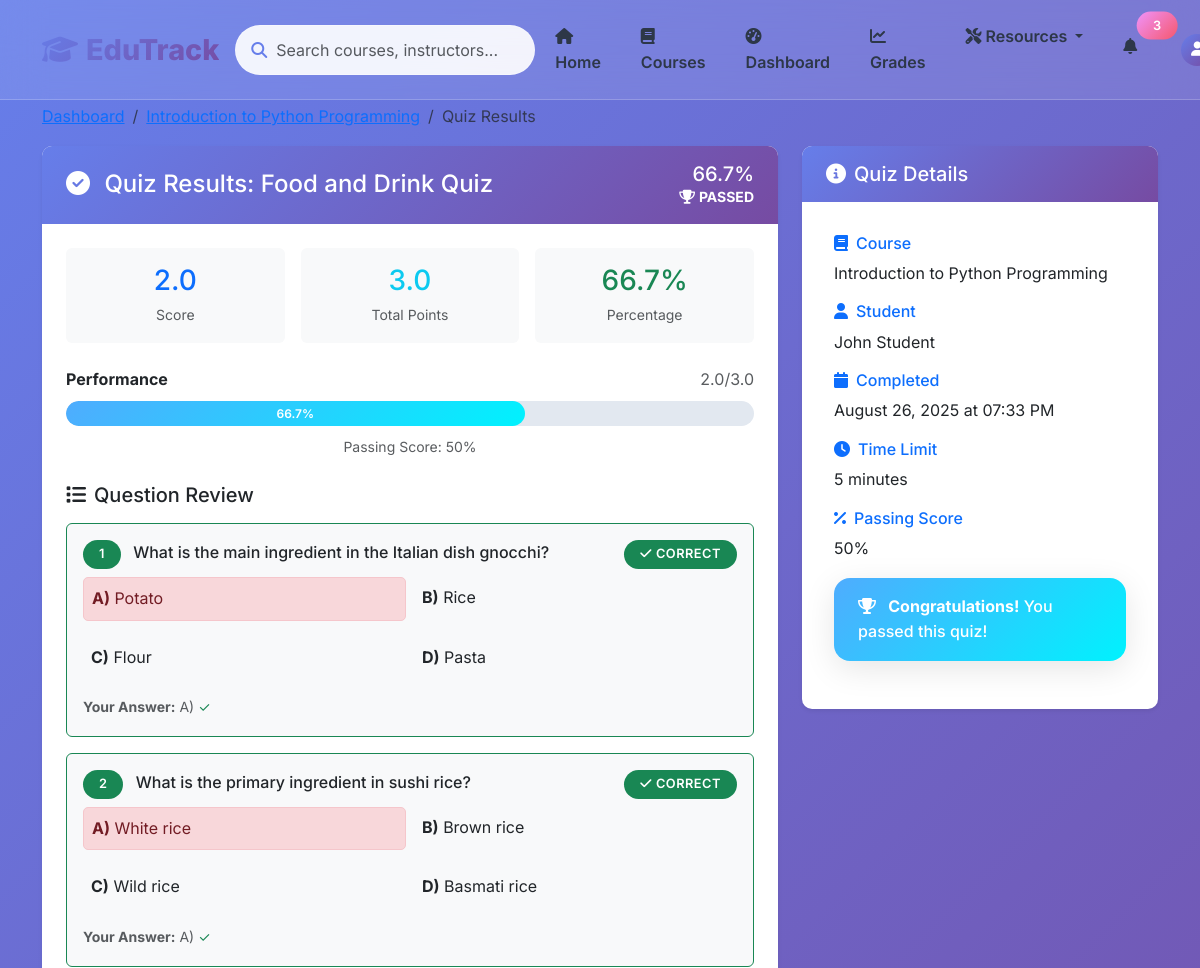
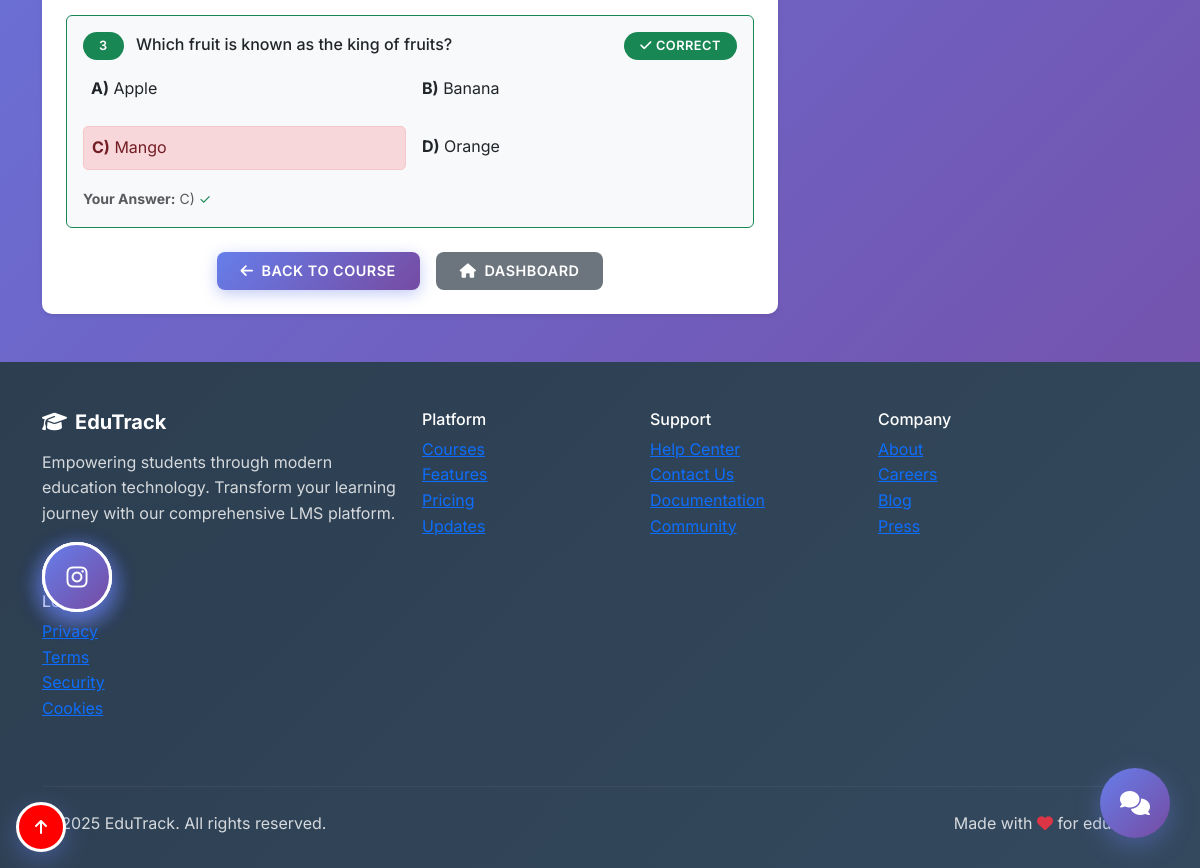
The app's page /quiz/results/1 (signed in) with its own data (2 pictures, top to bottom).
### models.py (models this page shows, shortened)
class Course(db.Model):
    __tablename__ = 'course'
    id = db.Column(db.Integer, primary_key=True)
    title = db.Column(db.String(200), nullable=False)
    description = db.Column(db.Text, nullable=False)
    instructor = db.Column(db.String(100), nullable=False)
    instructor_id = db.Column(db.Integer, db.ForeignKey('user.id'))  # Link to teacher
    duration_weeks = db.Column(db.Integer, nullable=False)
    difficulty = db.Column(db.String(20), nullable=False)  # Beginner, Intermediate, Advanced
    max_students = db.Column(db.Integer, default=30)
    created_at = db.Column(db.DateTime, default=datetime.utcnow)
    enrollments = db.relationship('Enrollment', backref='course', lazy=True)
    grades = db.relationship('Grade', backref='course', lazy=True)
    materials = db.relationship('CourseMaterial', backref='course', lazy=True)
    announcements = db.relationship('Announcement', backref='course', lazy=True)
    assignments = db.relationship('Assignment', backref='course', lazy=True)
    quizzes = db.relationship('Quiz', backref='course', lazy=True, cascade='all, delete-orphan')

class QuizAttempt(db.Model):
    __tablename__ = 'quiz_attempt'
    id = db.Column(db.Integer, primary_key=True)
    quiz_id = db.Column(db.Integer, db.ForeignKey('quiz.id'), nullable=False)
    user_id = db.Column(db.Integer, db.ForeignKey('user.id'), nullable=False)
    score = db.Column(db.Float, default=0.0)
    max_score = db.Column(db.Float, default=0.0)
    percentage = db.Column(db.Float, default=0.0)
    passed = db.Column(db.Boolean, default=False)
    started_at = db.Column(db.DateTime, default=datetime.utcnow)
    completed_at = db.Column(db.DateTime)
    user = db.relationship('User', backref='quiz_attempts', lazy=True)
    answers = db.relationship('QuizAnswer', backref='attempt', lazy=True, cascade='all, delete-orphan')

class Quiz(db.Model):
    __tablename__ = 'quiz'
    id = db.Column(db.Integer, primary_key=True)
    title = db.Column(db.String(200), nullable=False)
    description = db.Column(db.Text)
    course_id = db.Column(db.Integer, db.ForeignKey('course.id'), nullable=False)
    time_limit_minutes = db.Column(db.Integer, default=30)
    passing_score = db.Column(db.Integer, default=70)
    is_active = db.Column(db.Boolean, default=True)
    created_at = db.Column(db.DateTime, default=datetime.utcnow)
    questions = db.relationship('QuizQuestion', backref='quiz', lazy=True, cascade='all, delete-orphan')
    attempts = db.relationship('QuizAttempt', backref='quiz', lazy=True, cascade='all, delete-orphan')

class QuizAnswer(db.Model):
    __tablename__ = 'quiz_answer'
    id = db.Column(db.Integer, primary_key=True)
    attempt_id = db.Column(db.Integer, db.ForeignKey('quiz_attempt.id'), nullable=False)
    question_id = db.Column(db.Integer, db.ForeignKey('quiz_question.id'), nullable=False)
    selected_answer = db.Column(db.String(1), nullable=False)  # A, B, C, or D
    is_correct = db.Column(db.Boolean, default=False)
    points_earned = db.Column(db.Float, default=0.0)
    question = db.relationship('QuizQuestion', backref='answers', lazy=True)

class QuizQuestion(db.Model):
    __tablename__ = 'quiz_question'
    id = db.Column(db.Integer, primary_key=True)
    quiz_id = db.Column(db.Integer, db.ForeignKey('quiz.id'), nullable=False)
    question_text = db.Column(db.Text, nullable=False)
    option_a = db.Column(db.String(200), nullable=False)
    option_b = db.Column(db.String(200), nullable=False)
    option_c = db.Column(db.String(200), nullable=False)
    option_d = db.Column(db.String(200), nullable=False)
    correct_answer = db.Column(db.String(1), nullable=False)  # A, B, C, or D
    points = db.Column(db.Integer, default=1)
    order_num = db.Column(db.Integer, default=0)

class User(db.Model):
    __tablename__ = 'user'
    id = db.Column(db.Integer, primary_key=True)
    username = db.Column(db.String(64), unique=True, nullable=False)
    email = db.Column(db.String(120), unique=True, nullable=False)
    first_name = db.Column(db.String(50), nullable=False)
    last_name = db.Column(db.String(50), nullable=False)
    password_hash = db.Column(db.String(256), nullable=False)
    role = db.Column(db.String(20), default='student')  # student, teacher, admin
    created_at = db.Column(db.DateTime, default=datetime.utcnow)
    enrollments = db.relationship('Enrollment', backref='student', lazy=True)
    grades = db.relationship('Grade', backref='student', lazy=True)
    submissions = db.relationship('AssignmentSubmission',
                                foreign_keys='AssignmentSubmission.user_id',
                                backref='student', lazy=True)
    graded_submissions = db.relationship('AssignmentSubmission',
                                       foreign_keys='AssignmentSubmission.graded_by',
                                       backref='grader', lazy=True)
    study_progress = db.relationship('StudyProgress', backref='student', lazy=True)

### routes.py (the view)
def quiz_results(attempt_id):
    if 'user_id' not in session:
        flash('Please log in to view quiz results', 'warning')
        return redirect(url_for('login'))
    user = User.query.get(session['user_id'])
    if not user:
        flash('Please log in to view quiz results', 'warning')
        return redirect(url_for('login'))
    attempt = QuizAttempt.query.get_or_404(attempt_id)
    if attempt.user_id != user.id:
        course = Course.query.get(attempt.quiz.course_id)
        if not course or course.instructor_id != user.id:
            flash('You can only view your own quiz results', 'danger')
            return redirect(url_for('dashboard'))
    return render_template('quiz_results.html', attempt=attempt)

### templates/quiz_results.html (shortened to what this page needs)
{% extends "base.html" %}
{% block content %}
<div class="container mt-4">
    <nav aria-label="breadcrumb">
        <ol class="breadcrumb">
            <li class="breadcrumb-item"><a href="{{ url_for('dashboard') }}">Dashboard</a></li>
            <li class="breadcrumb-item"><a href="{{ url_for('course_detail', course_id=attempt.quiz.course.id) }}">{{ attempt.quiz.course.title }}</a></li>
            <li class="breadcrumb-item active">Quiz Results</li>
        </ol>
    </nav>
    <div class="row">
        <div class="col-lg-8">
            <div class="card border-0 shadow-sm">
                <div class="card-header {% if attempt.passed %}bg-success{% else %}bg-danger{% endif %} text-white">
                    <div class="d-flex justify-content-between align-items-center">
                        <h4 class="mb-0">
                            <i class="fas fa-{% if attempt.passed %}check-circle{% else %}times-circle{% endif %} me-2"></i>
                            Quiz Results: {{ attempt.quiz.title }}
                        </h4>
                        <div class="text-end">
                            <div class="h5 mb-0">{{ attempt.percentage|round(1) }}%</div>
                            <div class="small">
                                {% if attempt.passed %}
                                    <i class="fas fa-trophy me-1"></i>PASSED
                                {% else %}
                                    <i class="fas fa-times me-1"></i>FAILED
                                {% endif %}
                            </div>
                        </div>
                    </div>
                </div>
                <div class="card-body p-4">
                    <div class="row g-3 mb-4">
                        <div class="col-md-4">
                            <div class="text-center p-3 bg-light rounded">
                                <h3 class="text-primary mb-1">{{ attempt.score }}</h3>
                                <small class="text-muted">Score</small>
                            </div>
                        </div>
                        <div class="col-md-4">
                            <div class="text-center p-3 bg-light rounded">
                                <h3 class="text-info mb-1">{{ attempt.max_score }}</h3>
                                <small class="text-muted">Total Points</small>
                            </div>
                        </div>
                        <div class="col-md-4">
                            <div class="text-center p-3 bg-light rounded">
                                <h3 class="{% if attempt.passed %}text-success{% else %}text-danger{% endif %} mb-1">
                                    {{ attempt.percentage|round(1) }}%
                                </h3>
                                <small class="text-muted">Percentage</small>
                            </div>
                        </div>
                    </div>
                    <div class="mb-4">
                        <div class="d-flex justify-content-between align-items-center mb-2">
                            <span class="fw-bold">Performance</span>
                            <span class="text-muted">{{ attempt.score }}/{{ attempt.max_score }}</span>
                        </div>
                        <div class="progress" style="height: 25px;">
                            <div class="progress-bar {% if attempt.passed %}bg-success{% else %}bg-danger{% endif %}"
                                 style="width: {{ attempt.percentage }}%">
                                {{ attempt.percentage|round(1) }}%
                            </div>
                        </div>
                        <div class="text-center mt-2">
                            <small class="text-muted">
                                Passing Score: {{ attempt.quiz.passing_score }}%
                            </small>
                        </div>
                    </div>
                    <h5 class="mb-3">
                        <i class="fas fa-list me-2"></i>Question Review
                    </h5>
                    {% for answer in attempt.answers %}
                    <div class="question-review mb-3 p-3 border rounded {% if answer.is_correct %}border-success bg-light{% else %}border-danger bg-light{% endif %}">
                        <div class="d-flex justify-content-between align-items-start mb-2">
                            <h6 class="mb-0">
                                <span class="badge {% if answer.is_correct %}bg-success{% else %}bg-danger{% endif %} me-2">
                                    {{ loop.index }}
                                </span>
                                {{ answer.question.question_text }}
                            </h6>
                            <span class="badge {% if answer.is_correct %}bg-success{% else %}bg-danger{% endif %}">
                                {% if answer.is_correct %}
                                    <i class="fas fa-check me-1"></i>Correct
                                {% else %}
                                    <i class="fas fa-times me-1"></i>Incorrect
                                {% endif %}
                            </span>
                        </div>
                        <div class="options-review">
                            <div class="row g-2">
                                <div class="col-md-6">
                                    <div class="option {% if answer.question.correct_answer == 'A' %}correct-answer{% endif %} {% if answer.selected_answer == 'A' %}selected-answer{% endif %}">
                                        <strong>A)</strong> {{ answer.question.option_a }}
                                    </div>
                                </div>
                                <div class="col-md-6">
                                    <div class="option {% if answer.question.correct_answer == 'B' %}correct-answer{% endif %} {% if answer.selected_answer == 'B' %}selected-answer{% endif %}">
                                        <strong>B)</strong> {{ answer.question.option_b }}
                                    </div>
                                </div>
                                <div class="col-md-6">
                                    <div class="option {% if answer.question.correct_answer == 'C' %}correct-answer{% endif %} {% if answer.selected_answer == 'C' %}selected-answer{% endif %}">
                                        <strong>C)</strong> {{ answer.question.option_c }}
                                    </div>
                                </div>
                                <div class="col-md-6">
                                    <div class="option {% if answer.question.correct_answer == 'D' %}correct-answer{% endif %} {% if answer.selected_answer == 'D' %}selected-answer{% endif %}">
                                        <strong>D)</strong> {{ answer.question.option_d }}
                                    </div>
                                </div>
                            </div>
                        </div>
                        <div class="mt-2">
                            <small class="text-muted">
                                <strong>Your Answer:</strong> {{ answer.selected_answer }})
                                {% if answer.is_correct %}
                                    <span class="text-success">✓</span>
                                {% else %}
                                    <span class="text-danger">✗</span>
                                {% endif %}
                            </small>
                        </div>
                    </div>
                    {% endfor %}
                    <div class="d-flex gap-3 justify-content-center mt-4">
                        <a href="{{ url_for('course_detail', course_id=attempt.quiz.course.id) }}" class="btn btn-primary btn-lg px-4 py-2">
                            <i class="fas fa-arrow-left me-2"></i>Back to Course
                        </a>
                        <a href="{{ url_for('dashboard') }}" class="btn btn-secondary btn-lg px-4 py-2">
                            <i class="fas fa-home me-2"></i>Dashboard
                        </a>
                    </div>
                </div>
            </div>
        </div>
        <div class="col-lg-4">
            <div class="card border-0 shadow-sm">
                <div class="card-header bg-info text-white">
                    <h5 class="mb-0"><i class="fas fa-info-circle me-2"></i>Quiz Details</h5>
                </div>
                <div class="card-body">
                    <div class="mb-3">
                        <h6 class="text-primary"><i class="fas fa-book me-2"></i>Course</h6>
                        <p class="mb-0">{{ attempt.quiz.course.title }}</p>
                    </div>
                    <div class="mb-3">
                        <h6 class="text-primary"><i class="fas fa-user me-2"></i>Student</h6>
                        <p class="mb-0">{{ attempt.user.first_name }} {{ attempt.user.last_name }}</p>
                    </div>
                    <div class="mb-3">
                        <h6 class="text-primary"><i class="fas fa-calendar me-2"></i>Completed</h6>
                        <p class="mb-0">{{ attempt.completed_at.strftime('%B %d, %Y at %I:%M %p') }}</p>
                    </div>
                    <div class="mb-3">
                        <h6 class="text-primary"><i class="fas fa-clock me-2"></i>Time Limit</h6>
                        <p class="mb-0">{{ attempt.quiz.time_limit_minutes }} minutes</p>
                    </div>
                    <div class="mb-3">
                        <h6 class="text-primary"><i class="fas fa-percentage me-2"></i>Passing Score</h6>
                        <p class="mb-0">{{ attempt.quiz.passing_score }}%</p>
                    </div>
                    {% if attempt.passed %}
                    <div class="alert alert-success">
                        <i class="fas fa-trophy me-2"></i>
                        <strong>Congratulations!</strong> You passed this quiz!
                    </div>
                    {% else %}
                    <div class="alert alert-warning">
                        <i class="fas fa-lightbulb me-2"></i>
                        <strong>Keep studying!</strong> Review the questions and try to improve for next time.
                    </div>
                    {% endif %}
                </div>
            </div>
        </div>
    </div>
</div>
{% endblock %}

### records on screen
Course: quiz.course "Introduction to Python Programming"
Quiz: quiz "Food and Drink Quiz", quiz.passing_score "50", quiz.time_limit_minutes "5"
QuizAttempt: percentage "66.7", score "2.0", max_score "3.0", completed_at "August 26, 2025 at 07:33 PM"
QuizAnswer: question.question_text "What is the main ingredient in the Italian dish gnocchi?", is_correct True (drawn), question.option_a "Potato", question.option_b "Rice", question.option_c "Flour", question.option_d "Pasta", selected_answer "A"
QuizAnswer: question.question_text "What is the primary ingredient in sushi rice?", is_correct True (drawn), question.option_a "White rice", question.option_b "Brown rice", question.option_c "Wild rice", question.option_d "Basmati rice", selected_answer "A"
QuizAnswer: question.question_text "Which fruit is known as the king of fruits?", is_correct True (drawn), question.option_a "Apple", question.option_b "Banana", question.option_c "Mango", question.option_d "Orange", selected_answer "C"
User: user.first_name "John", user.last_name "Student"
